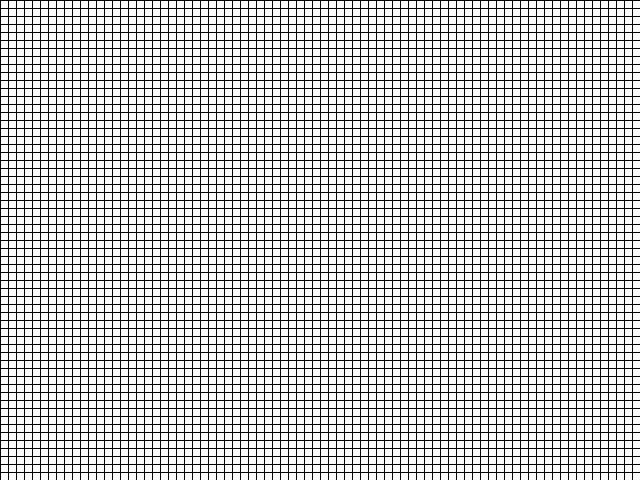
Frame 1 (no input)
Frame 60 (the mouse pressed at the canvas centre just before this capture): identical to frame 1, image omitted
Frame 120 (the mouse held since frame 60 and released just before this capture): identical to frame 1, image omitted

The Processing sketch that drew this single still picture (run headless with seeded random() and noise(); from frame 60 on, the mouse is pressed at the canvas centre):

// Processing sketch: Grid
// ── Grid.pde

// Size of each cell in the grid, ratio of window size to video size
// 80 * 8 = 640
// 60 * 8 = 480
int videoScale = 8;

// Number of columns and rows in our system
int cols, rows;

void setup() {
  size(640,480);
  
  // Initialize columns and rows
  cols = width/videoScale;
  rows = height/videoScale;
}

void draw() {
  
  // Begin loop for columns
  for (int i = 0; i < cols; i++) {
    // Begin loop for rows
    for (int j = 0; j < rows; j++) {
      
      // Scaling up to draw a rectangle at (x,y)
      int x = i*videoScale;
      int y = j*videoScale;
      fill(255);
      stroke(0);
      // For every column and row, a rectangle is drawn at an (x,y) location scaled and sized by videoScale.
      rect(x,y,videoScale,videoScale); 
    }
  }
}
